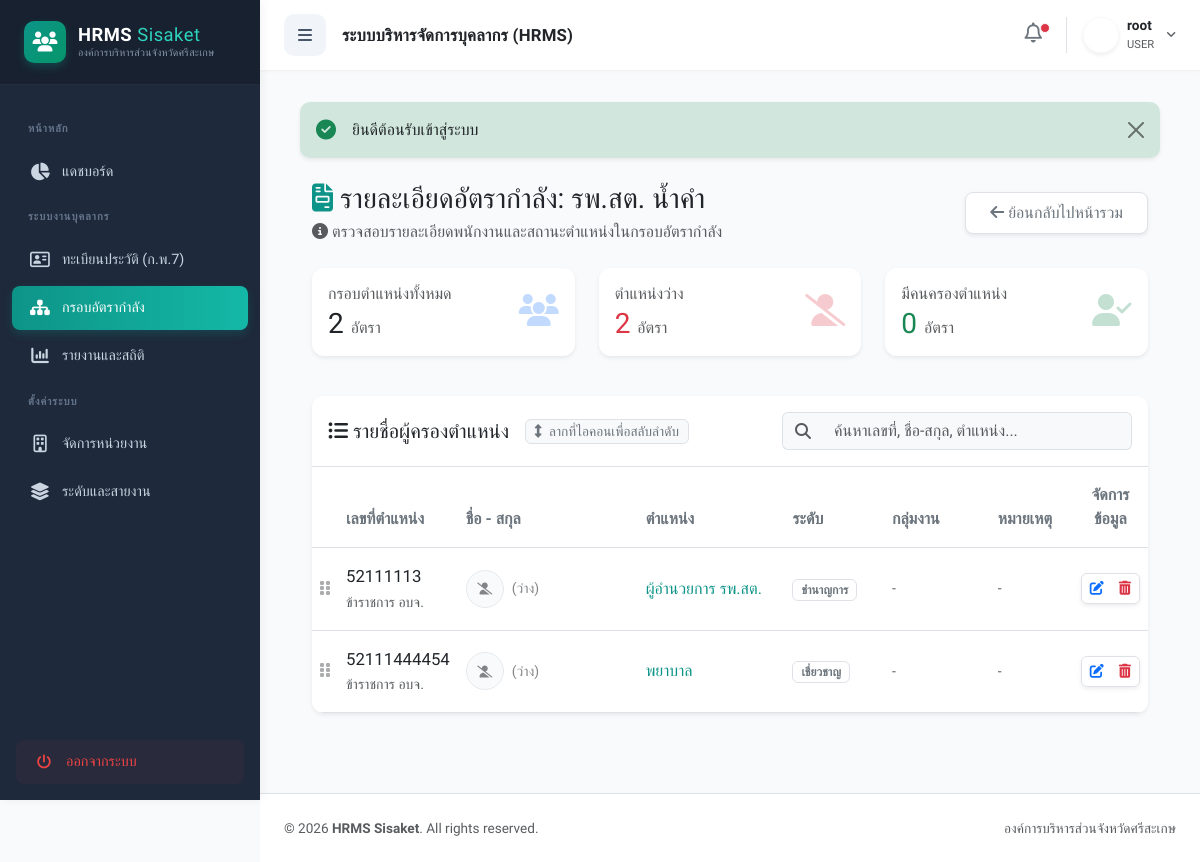
/index.php?action=manpower_detail&dept=รพ.สต.+น้ำคำ (signed in), run on the app's committed database.
### tables this page shows
CREATE TABLE `manpower` (
  `id` int(11) NOT NULL,
  `department` varchar(255) NOT NULL,
  `division` varchar(255) DEFAULT '-',
  `employee_type` varchar(100) DEFAULT 'ข้าราชการ อบจ.',
  `position_number` varchar(100) NOT NULL,
  `position_name` varchar(255) NOT NULL,
  `level` varchar(100) DEFAULT NULL,
  `status` enum('occupied','vacant') DEFAULT 'vacant',
  `remark` text DEFAULT NULL,
  `created_at` timestamp NOT NULL DEFAULT current_timestamp(),
  `sort_order` int(11) DEFAULT 0
);

### views/manpower/detail.php (the view, shortened to what this page needs)
<?php
include 'views/layout/header.php';
$is_dept_view = isset($_GET['dept']) && !empty($_GET['dept']);
$dept_name = $is_dept_view ? trim($_GET['dept']) : '';
if ($is_dept_view) {
    $page_title = "รายละเอียดอัตรากำลัง: " . h($dept_name);
    $positionsList = $dept_manpowers ?? [];
} else {
    $page_title = "รายละเอียดเลขที่ตำแหน่ง: " . h($manpower['position_number'] ?? '-');
    $positionsList = isset($manpower) && !empty($manpower) ? [$manpower] : [];
}
$sum_total = count($positionsList); $sum_occ = 0; $sum_vac = 0;
foreach($positionsList as $p) { if(($p['status'] ?? '') == 'occupied') $sum_occ++; else $sum_vac++; }
?>
<div class="container-fluid mb-5 mt-4">
    <div class="d-flex flex-column flex-md-row justify-content-between align-items-start align-items-md-center mb-4 gap-3">
        <div>
            <h2 class="h3 font-weight-bold text-dark mb-1">
                <i class="fas fa-file-invoice text-teal mr-2" style="color: #0d9488;"></i> <?= $page_title ?>
            </h2>
            <p class="text-muted mb-0"><i class="fas fa-info-circle mr-1"></i> ตรวจสอบรายละเอียดพนักงานและสถานะตำแหน่งในกรอบอัตรากำลัง</p>
        </div>
        <a href="index.php?action=manpower" class="btn btn-white border shadow-sm px-4 py-2 font-weight-bold text-secondary bg-white hover-bg-light" style="border-radius: 8px;">
            <i class="fas fa-arrow-left mr-2"></i> ย้อนกลับไปหน้ารวม
        </a>
    </div>
    <div class="row mb-4">
        <div class="col-md-4 mb-3">
            <div class="card shadow-sm border-0 h-100" style="border-left: 5px solid #3b82f6; border-radius: 12px;">
                <div class="card-body d-flex justify-content-between align-items-center">
                    <div>
                        <h6 class="text-muted font-weight-bold mb-1">กรอบตำแหน่งทั้งหมด</h6>
                        <h3 class="font-weight-bold text-dark mb-0"><?= number_format($sum_total) ?> <small class="h6 text-muted">อัตรา</small></h3>
                    </div>
                    <div class="text-primary opacity-25"><i class="fas fa-users fa-2x"></i></div>
                </div>
            </div>
        </div>
        <div class="col-md-4 mb-3">
            <div class="card shadow-sm border-0 h-100" style="border-left: 5px solid #ef4444; border-radius: 12px;">
                <div class="card-body d-flex justify-content-between align-items-center">
                    <div>
                        <h6 class="text-muted font-weight-bold mb-1">ตำแหน่งว่าง</h6>
                        <h3 class="font-weight-bold text-danger mb-0"><?= number_format($sum_vac) ?> <small class="h6 text-muted">อัตรา</small></h3>
                    </div>
                    <div class="text-danger opacity-25"><i class="fas fa-user-slash fa-2x"></i></div>
                </div>
            </div>
        </div>
        <div class="col-md-4 mb-3">
            <div class="card shadow-sm border-0 h-100" style="border-left: 5px solid #10b981; border-radius: 12px;">
                <div class="card-body d-flex justify-content-between align-items-center">
                    <div>
                        <h6 class="text-muted font-weight-bold mb-1">มีคนครองตำแหน่ง</h6>
                        <h3 class="font-weight-bold text-success mb-0"><?= number_format($sum_occ) ?> <small class="h6 text-muted">อัตรา</small></h3>
                    </div>
                    <div class="text-success opacity-25"><i class="fas fa-user-check fa-2x"></i></div>
                </div>
            </div>
        </div>
    </div>
    <div class="card shadow-sm border-0" style="border-radius: 12px; overflow: hidden;">
        <div class="card-header bg-white border-bottom py-3 d-flex flex-column flex-md-row justify-content-between align-items-md-center gap-3">
            <div class="d-flex align-items-center">
                <h5 class="mb-0 font-weight-bold text-dark"><i class="fas fa-list-ul mr-2 text-teal"></i> รายชื่อผู้ครองตำแหน่ง</h5>
                <?php if($is_dept_view && count($positionsList) > 1): ?>
                    <span class="badge bg-light text-secondary border ms-3 fw-normal" style="font-size: 0.85rem;">
                        <i class="fas fa-arrows-alt-v me-1"></i> ลากที่ไอคอนเพื่อสลับลำดับ
                    </span>
                <?php endif; ?>
            </div>
            <div class="input-group" style="max-width: 350px;">
                <span class="input-group-text bg-light border-end-0"><i class="fas fa-search text-muted"></i></span>
                <input type="text" id="quickSearch" class="form-control border-start-0 bg-light" placeholder="ค้นหาเลขที่, ชื่อ-สกุล, ตำแหน่ง..." style="box-shadow: none;">
            </div>
        </div>
        <div class="card-body p-0">
            <div class="table-responsive">
                <table class="table table-hover align-middle mb-0" id="positionsTable" style="border-collapse: separate; border-spacing: 0;">
                    <thead style="background-color: #f8fafc;">
                        <tr>
                            <th width="3%" class="border-bottom"></th>
                            <th class="py-3 border-bottom text-secondary font-weight-bold" width="13%">เลขที่ตำแหน่ง</th>
                            <th class="py-3 border-bottom text-secondary font-weight-bold" width="22%">ชื่อ - สกุล</th>
                            <th class="py-3 border-bottom text-secondary font-weight-bold" width="18%">ตำแหน่ง</th>
                            <th class="py-3 border-bottom text-secondary font-weight-bold" width="12%">ระดับ</th>
                            <th class="py-3 border-bottom text-secondary font-weight-bold" width="13%">กลุ่มงาน</th>
                            <th class="py-3 border-bottom text-secondary font-weight-bold" width="10%">หมายเหตุ</th>
                            <th class="py-3 pr-4 border-bottom text-center text-secondary font-weight-bold" width="9%">จัดการข้อมูล</th>
                        </tr>
                    </thead>
                    <tbody id="sortable-tbody">
                        <?php if(empty($positionsList)): ?>
                            <tr id="emptyRow"><td colspan="8" class="text-center py-5 text-muted"><i class="fas fa-folder-open fa-3x mb-3 opacity-25"></i><br>ไม่พบข้อมูลตำแหน่งในระบบ</td></tr>
                        <?php else: foreach($positionsList as $mp): ?>
                            <tr class="searchable-row" data-id="<?= h($mp['id']) ?>" style="transition: background-color 0.2s;">
                                <td class="text-center text-muted drag-handle pl-2">
                                    <i class="fas fa-grip-vertical opacity-50 hover-opacity-100"></i>
                                </td>
                                <td class="py-3 border-bottom">
                                    <div class="font-weight-bold text-dark" style="font-size: 1.05rem;"><?= h($mp['position_number']) ?></div>
                                    <small class="text-muted"><?= h($mp['employee_type'] ?? '') ?></small>
                                </td>
                                <td class="py-3 border-bottom">
                                    <?php
                                        $has_person = false; $emp_full_name = ""; $emp_id_link = ""; $emp_avatar = "";
                                    ?>
                                    <?php if($has_person): ?>
                                        <div class="d-flex align-items-center">
                                            <div class="me-2">
                                                <?php if(!empty($emp_avatar) && file_exists("uploads/" . $emp_avatar)): ?>
                                                    <img src="uploads/<?= h($emp_avatar) ?>" alt="Avatar" class="rounded-circle object-fit-cover border shadow-sm" width="38" height="38">
                                                <?php else: ?>
                                                    <div class="bg-teal bg-opacity-10 text-teal rounded-circle d-flex justify-content-center align-items-center border" style="width: 38px; height: 38px; font-weight:bold; font-size: 0.9rem; border-color: rgba(13,148,136,0.2) !important;">
                                                        <?= mb_substr(str_replace(['นาย','นางสาว','นาง','ว่าที่ ร.ต.'], '', $emp_full_name), 0, 1, 'UTF-8') ?>
                                                    </div>
                                                <?php endif; ?>
                                            </div>
                                            <div>
                                                <div class="font-weight-bold text-dark" style="line-height: 1.2;"><?= $emp_full_name ?></div>
                                                <a href="index.php?action=show&id=<?= $emp_id_link ?>" class="text-teal small text-decoration-none hover-underline"><i class="fas fa-address-card me-1"></i>ก.พ.7</a>
                                            </div>
                                        </div>
                                    <?php else: ?>
                                        <div class="d-flex align-items-center text-muted opacity-75">
                                            <div class="bg-light rounded-circle d-flex justify-content-center align-items-center border me-2" style="width: 38px; height: 38px;"><i class="fas fa-user-slash fa-xs"></i></div>
                                            <span class="small font-italic"><?= ($mp['status'] == 'vacant') ? '(ว่าง)' : 'ข้อมูลไม่สมบูรณ์' ?></span>
                                        </div>
                                    <?php endif; ?>
                                </td>
                                <td class="py-3 border-bottom">
                                    <div class="font-weight-bold text-dark" style="color: #0d9488 !important;"><?= h($mp['position_name']) ?></div>
                                </td>
                                <td class="py-3 border-bottom">
                                    <span class="badge border font-weight-normal text-secondary bg-white px-2 py-1"><?= h($mp['level'] ?? '-') ?></span>
                                </td>
                                <td class="py-3 border-bottom">
                                    <div class="text-muted small"><?= h($mp['division'] ?: '-') ?></div>
                                </td>
                                <td class="py-3 border-bottom">
                                    <div class="text-truncate small text-muted" style="max-width: 120px;" title="<?= h($mp['remark']) ?>">
                                        <?= h($mp['remark'] ?: '-') ?>
                                    </div>
                                </td>
                                <td class="py-3 pr-4 border-bottom text-center">
                                    <div class="btn-group shadow-sm border rounded overflow-hidden">
                                        <button type="button" class="btn btn-sm btn-white text-primary border-0" title="แก้ไข"
                                            data-bs-toggle="modal" data-bs-target="#editManpowerModal"
                                            data-id="<?= h($mp['id']) ?>"
                                            data-type="<?= h($mp['employee_type']) ?>"
                                            data-number="<?= h($mp['position_number']) ?>"
                                            data-name="<?= h($mp['position_name']) ?>"
                                            data-level="<?= h($mp['level']) ?>"
                                            data-dept="<?= h($mp['department']) ?>"
                                            data-div="<?= h($mp['division']) ?>"
                                            data-status="<?= h($mp['status']) ?>"
                                            data-remark="<?= h($mp['remark']) ?>">
                                            <i class="fas fa-edit"></i>
                                        </button>
                                        <?php if($mp['status'] == 'vacant'): ?>
                                            <button type="button" class="btn btn-sm btn-white text-danger border-0 btn-delete-mp" title="ลบ" data-id="<?= h($mp['id']) ?>" data-num="<?= h($mp['position_number']) ?>">
                                                <i class="fas fa-trash-alt"></i>
                                            </button>
                                        <?php else: ?>
                                            <button type="button" class="btn btn-sm btn-white text-muted border-0" disabled title="ไม่อนุญาตให้ลบเมื่อมีผู้ครองตำแหน่ง">
                                                <i class="fas fa-trash-alt"></i>
                                            </button>
                                        <?php endif; ?>
                                    </div>
                                </td>
                            </tr>
                        <?php endforeach; endif; ?>
                    </tbody>
                </table>
            </div>
        </div>
    </div>
</div>
<div class="position-fixed bottom-0 end-0 p-3" style="z-index: 1100">
</div>
<?php include 'views/layout/footer.php'; ?>

### views/layout/header.php (style rules this page uses)
:root { --primary: #0d9488; --primary-hover: #0f766e; --sidebar-bg: #1e293b; --sidebar-text: #cbd5e1; --sidebar-width: 260px; --sidebar-collapsed-width: 76px; --topbar-height: 70px; --bg-light: #f8fafc; --transition-speed: 0.3s; }
body { font-family: 'Prompt', sans-serif; background-color: var(--bg-light); color: #334155; overflow-x: hidden; }

### views/manpower/detail.php (style rules this page uses)
.drag-handle { cursor: grab; }

### data on the page
manpower: position_number "52111113", employee_type "ข้าราชการ อบจ.", status "(ว่าง)", position_name "ผู้อำนวยการ รพ.สต.", level "ชำนาญการ", division "-", remark "-"
manpower: position_number "52111444454", employee_type "ข้าราชการ อบจ.", status "(ว่าง)", position_name "พยาบาล", level "เชี่ยวชาญ", division "-", remark "-"

### other printed values
$_SESSION['username'] "root"
$_SESSION['role'] "USER"
$_SESSION['message'] "ยินดีต้อนรับเข้าสู่ระบบ"
$page_title "รายละเอียดอัตรากำลัง: รพ.สต. น้ำคำ"
$sum_total "2"
$sum_vac "2"
$sum_occ "0"
